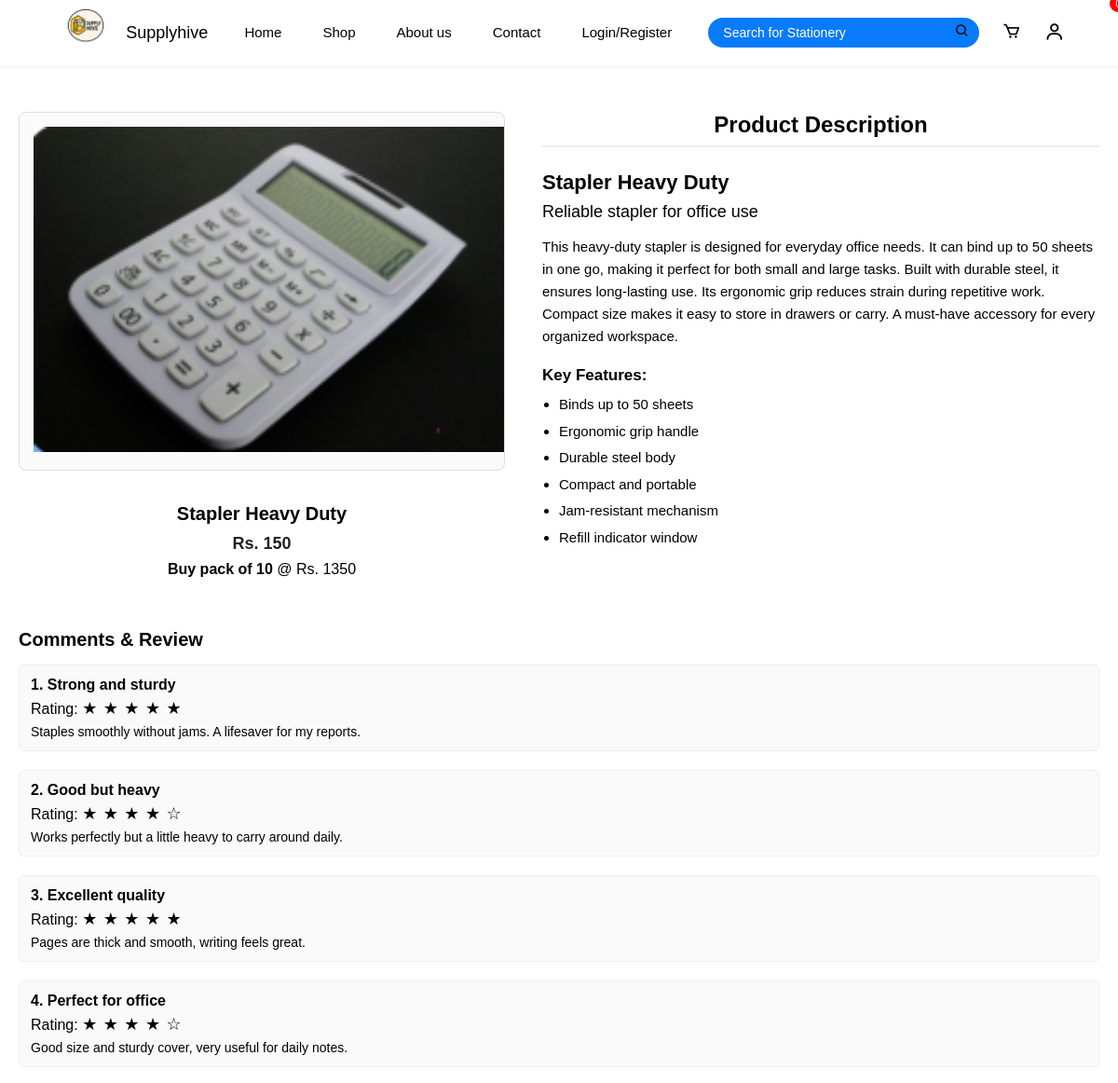
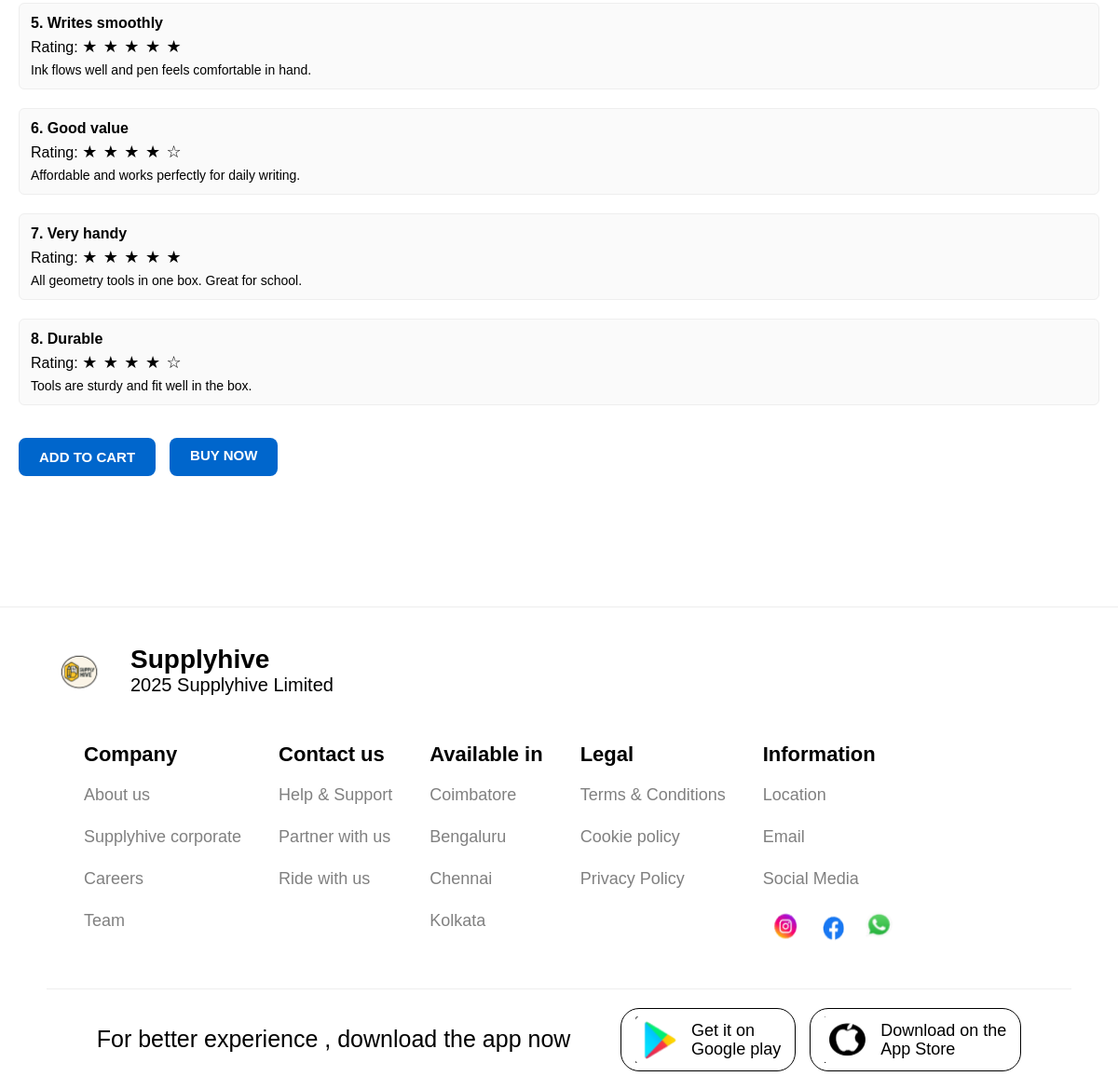
/product/1/, run on the app's committed database (2 pictures, top to bottom).
### mainapp/models.py (models this page shows, shortened)
class Product(models.Model):
    category = models.ForeignKey(Category, on_delete=models.CASCADE, related_name="products")
    name = models.CharField(max_length=200)
    image = models.ImageField(upload_to="products/")
    price_single = models.DecimalField(max_digits=10, decimal_places=2)
    price_pack10 = models.DecimalField(max_digits=10, decimal_places=2, null=True, blank=True)
    price_3plus  = models.DecimalField(max_digits=10, decimal_places=2, null=True, blank=True)
    rating = models.PositiveSmallIntegerField(default=0)  # 0..5
    one_line_heading = models.CharField(max_length=250, blank=True, null=True)
    description = models.TextField()
    key_features = models.TextField(help_text="Enter features separated by new lines")
    def get_features_list(self):
        return [line for line in self.key_features.splitlines() if line.strip()]

class Review(models.Model):
    product = models.ForeignKey(Product, on_delete=models.CASCADE, related_name="reviews")
    title = models.CharField(max_length=200)
    rating = models.PositiveSmallIntegerField(default=0)  # 0..5
    content = models.TextField()

### mainapp/views.py (the view)
# urls.py: path("product/<int:pk>/", views.product_detail, name="product_detail"),
def product_detail(request, pk):
    product = get_object_or_404(Product, pk=pk)
    reviews = product.reviews.all().order_by("id")
    offer_text = None
    if product.price_pack10:
        offer_text = f"Buy a pack of 10 @ Rs. {product.price_pack10:.2f}".rstrip("0").rstrip(".")
    elif product.price_3plus:
        offer_text = f"Buy 3 or more @ Rs. {product.price_3plus:.2f}".rstrip("0").rstrip(".")
    context = {
        "product": product,
        "reviews": reviews,
        "offer_text": offer_text,
    }
    return render(request, "product_detail.html", context)

### mainapp/context_processors.py (called while the page is built)
def cart_badge(request):
    if request.user.is_authenticated:
        cart, created = Cart.objects.get_or_create(user=request.user)
        return {"cart_item_count": cart.total_quantity()}
    return {"cart_item_count": 0}

### mainapp/templates/product_detail.html
{% extends "base.html" %}
{% load static %}
{% block content %}
<link rel="stylesheet" href="{% static 'css/product_detail.css' %}">
<div class="pd-wrap">
  <div class="pd-body">
    <div class="pd-left">
      <div class="pd-img">
        <img src="{{ product.image.url }}" alt="{{ product.name }}">
      </div>
      <div class="pd-left-info">
        <div class="pd-name">{{ product.name }}</div>
        <div class="pd-price">Rs. {{ product.price_single|floatformat:"-2" }}</div>
        {% if product.price_pack10 %}
          <div class="pd-offer"><strong>Buy pack of 10</strong> @ Rs. {{ product.price_pack10|floatformat:"-2" }}</div>
        {% elif product.price_3plus %}
          <div class="pd-offer"><strong>Buy 3 or more</strong> @ Rs. {{ product.price_3plus|floatformat:"-2" }}</div>
        {% endif %}
      </div>
    </div>
    <div class="pd-right">
        <h2 class="pd-top">Product Description</h2>
      <h3 class="pd-title">{{ product.name }}</h3>
      {% if product.one_line_heading %}
      <h4 class="pd-sub">{{ product.one_line_heading }}</h4>
      {% endif %}
      <p class="pd-desc">{{ product.description }}</p>
      <h4 class="pd-key">Key Features:</h4>
      <ul class="pd-list">
        {% for f in product.get_features_list %}
          <li>{{ f }}</li>
        {% endfor %}
      </ul>
    </div>
  </div>
  <div class="pd-reviews">
    <h3>Comments & Review</h3>
    {% for r in product.reviews.all %}
      <div class="rv">
        <div class="rv-title">{{ forloop.counter }}. {{ r.title }}</div>
        <div class="stars">
          Rating:
          {% for i in "12345"|make_list %}
            {% if forloop.counter0 < r.rating %}
              <span class="star filled">★</span>
            {% else %}
              <span class="star">☆</span>
            {% endif %}
          {% endfor %}
        </div>
        <p class="rv-text">{{ r.content }}</p>
      </div>
    {% empty %}
      <p>No reviews yet.</p>
    {% endfor %}
  </div>
<div class="pd-actions">
  {% if user.is_authenticated %}
    <a class="btn-outline" href="{% url 'add_to_cart' product.id %}">ADD TO CART</a>
    <a href="{% url 'buy_now' product.id %}" class="btn-solid">BUY NOW</a>
  {% else %}
    <button class="btn-outline" onclick="openLogin(); alert('Please log in first');">ADD TO CART</button>
    <a href="#" class="btn-solid" onclick="openLogin(); alert('Please log in first');">BUY NOW</a>
  {% endif %}
</div>
</div>
{% endblock %}

### mainapp/templates/base.html (shortened to what this page needs)
{%load static%}
<!DOCTYPE html>
<html lang="en">
<head>
  <link rel="stylesheet" href="{% static 'css/style.css' %}">
  <link rel="stylesheet" href="{% static 'css/auth.css' %}">
  <link rel="stylesheet" href="https://unpkg.com/boxicons@2.1.4/css/boxicons.min.css">
</head>
<body>
  <header class="navbar">
    <div class="nav-left">
      <a href="{% url 'home' %}" class="logo"><img src="{% static 'images/logo.png' %}" alt="logo"></a>
      <a href="{% url 'home' %}" class="brand">Supplyhive</a>
    </div>
<nav class="nav-center">
  <ul class="nav-links">
    <li>
      <a href="{% url 'home' %}" class="{% if request.resolver_match.url_name == 'home' %}active{% endif %}">
        Home
      </a>
    </li>
    <li>
      <a href="{% url 'shop' %}" class="{% if request.resolver_match.url_name == 'shop' %}active{% endif %}">
        Shop
      </a>
    </li>
    <li>
      <a href="{% url 'about' %}" class="{% if request.resolver_match.url_name == 'about' %}active{% endif %}">
        About us
      </a>
    </li>
    <li>
      <a href="{% url 'contact' %}" class="{% if request.resolver_match.url_name == 'contact' %}active{% endif %}">
        Contact
      </a>
    </li>
    {% if user.is_authenticated %}
      <li><a href="{% url 'logout_view' %}">Logout</a></li>
    {% else %}
      <li><a href="#" onclick="openLogin()">Login/Register</a></li>
    {% endif %}
  </ul>
</nav>
    <div class="nav-right">
      <div class="search-box">
<form method="get" action="{% url 'shop' %}" id="searchForm">
  <input type="text" name="q" placeholder="Search for Stationery" value="{{ request.GET.q|default:'' }}">
  <i class='bx bx-search'></i>
</form>
      </div>
      <a href="{% url 'cart_view' %}" class="icon"><i class='bx bx-cart'></i></a>
      <span class="cart-badge">{{ cart_item_count }}</span>
      <div class="user-menu">
        <i class='bx bx-user' id="user-icon"></i>
      </div>
    </div>
  </header>
  {% block content %}{% endblock %}
  <footer>
          <div class="footer-logo">
        <img src="{% static 'images/logo.png' %}" alt="logo">
        <div class="heading">
        <span>Supplyhive</span>
        <p>2025 Supplyhive Limited</p>
        </div>
      </div>
    <div class="footer-top">
      <div class="footer-columns">
        <div>
          <h4>Company</h4>
          <p>About us</p>
          <p>Supplyhive corporate</p>
          <p>Careers</p>
          <p>Team</p>
        </div>
        <div>
          <h4>Contact us</h4>
          <p>Help & Support</p>
          <p>Partner with us</p>
          <p>Ride with us</p>
        </div>
        <div>
          <h4>Available in</h4>
          <p>Coimbatore</p>
          <p>Bengaluru</p>
          <p>Chennai</p>
          <p>Kolkata</p>
        </div>
        <div>
          <h4>Legal</h4>
          <p>Terms & Conditions</p>
          <p>Cookie policy</p>
          <p>Privacy Policy</p>
        </div>
        <div>
          <h4>Information</h4>
          <p>Location</p>
          <p>Email</p>
          <p>Social Media</p>
          <div class="social-icons">
            <img src="{% static 'images/insta.png' %}" alt="">
            <img src="{% static 'images/fb.png' %}" alt="">
            <img src="{% static 'images/wa.png' %}" alt="">
          </div>
        </div>
      </div>
    </div>
    <div class="footer-bottom">
      <p>For better experience , download the app now</p>
      <div class="app-buttons">
        <div class="playstore">
          <img src="{% static 'images/playstore.png' %}" alt="">
          <span>Get it on <br> Google play</span>
        </div>
        <div class="appstore">
          <img src="{% static 'images/apple.png' %}" alt="">
          <span>Download on the <br> App Store</span>
        </div>
      </div>
    </div>
  </footer>
</body>
</html>

### mainapp/static/css/style.css (style rules this page uses)
* { margin: 0; padding: 0; box-sizing: border-box; font-family: Arial, Helvetica, sans-serif; }
body { background: #fff; color: #000; }
a { text-decoration: none; color: inherit; }
.navbar { position: fixed; top: 0; width: 100%; height: 70px; background: #fff; display: flex; align-items: center; justify-content: space-evenly; padding: 0 30px; box-shadow: 0 2px 5px rgba(0,0,0,0.05); z-index: 1000; }
.nav-left { display: flex; align-items: center; gap: 8px; }
.nav-left img { height: 70px; width: 70px; border-radius: 50%; }
.nav-left .brand { font-weight: 500; font-size: 18px; color: #000; }
.nav-center .nav-links { list-style: none; display: flex; gap: 20px; }
.nav-center .nav-links li a { padding: 6px 12px; border-radius: 5px; font-size: 15px; color: #000; transition: 0.3s; }
.search-box { display: flex; align-items: center; background: #097AFA; border-radius: 20px; padding: 4px 10px; }
.search-box input { border: none; outline: none; background: transparent; color: #fff; font-size: 14px; padding: 4px 6px; width: 250px; }
.search-box input::placeholder { color: #fff; }
.search-box i { font-size: 16px; color: #000; cursor: pointer; }
.nav-right { display: flex; align-items: center; gap: 25px; }
.nav-right .icon { font-size: 20px; color: #000; }
.user-menu { position: relative; }
.user-menu i { font-size: 22px; cursor: pointer; }
.cart-badge { position: absolute; top: -5px; right: -10px; background: red; color: white; font-size: 12px; border-radius: 50%; padding: 2px 6px; }
footer { margin-top: 120px; background: #fff; padding: 40px 50px 20px; border-top: 1px solid #eee; }
.footer-top { display: flex; justify-content: space-between; align-items: flex-start; gap: 30px; flex-wrap: wrap; }
.footer-logo { display: flex; align-items: flex-start; gap: 20px; margin-bottom: 35px; }
.footer-logo img { height: 70px; width: 70px; }
.footer-logo span { font-weight: bold; font-size: 28px; }
.footer-logo p { font-size: 20px; color: #000; margin: 0; }
.footer-columns { display: flex; gap: 100px; flex-wrap: wrap; margin-left: 40px; }
.footer-columns h4 { font-size: 22px; font-weight: 600; color: #000; margin-bottom: 10px; }
.footer-columns p { font-size: 18px; color: grey; margin: 5px 0; line-height: 40px; }
.footer-columns .social-icons { display: flex; margin-top: 8px; }
.footer-columns .social-icons img { width: 50px; height: 50px; }
.footer-bottom { margin-top: 40px; display: flex; flex-wrap: wrap; justify-content: space-evenly; align-items: center; border-top: 1px solid #eee; padding-top: 20px; }
.footer-bottom p { font-size: 25px; }
.app-buttons { display: flex; gap: 15px; }
.playstore, .appstore { display: flex; align-items: center; gap: 10px; border: 1px solid #000; border-radius: 20px; padding: 8px 15px; cursor: pointer; }
.playstore img, .appstore img { width: 50px; height: 50px; }
.playstore span, .appstore span { font-size: 18px; line-height: 20px; color: #000; }
.nav-links { display: flex; gap: 20px; }
@media (min-width: 1024px) and (max-width: 1300px) { .footer-columns { gap: 40px; } }

### data on the page
Product: image (picture), name "Stapler Heavy Duty", price_single "150", price_pack10 "1350", one_line_heading "Reliable stapler for office use", description "This heavy-duty stapler is designed for everyday office needs. It can bind up to 50 sheets in one go, making it perfect for both small and large tasks. Built with durable steel, it ensures long-lasting use. Its ergonomic grip reduces strain during repetitive work. Compact size makes it easy to store in drawers or carry. A must-have accessory for every organized workspace."
Review: title "Strong and sturdy", rating 5 (drawn), content "Staples smoothly without jams. A lifesaver for my reports."
Review: title "Good but heavy", rating 4 (drawn), content "Works perfectly but a little heavy to carry around daily."
Review: title "Excellent quality", rating 5 (drawn), content "Pages are thick and smooth, writing feels great."
Review: title "Perfect for office", rating 4 (drawn), content "Good size and sturdy cover, very useful for daily notes."
Review: title "Writes smoothly", rating 5 (drawn), content "Ink flows well and pen feels comfortable in hand."
Review: title "Good value", rating 4 (drawn), content "Affordable and works perfectly for daily writing."
Review: title "Very handy", rating 5 (drawn), content "All geometry tools in one box. Great for school."
Review: title "Durable", rating 4 (drawn), content "Tools are sturdy and fit well in the box."

### other printed values
{{ f }} "Binds up to 50 sheets" "Ergonomic grip handle" "Durable steel body" "Compact and portable" "Jam-resistant mechanism" "Refill indicator window"
